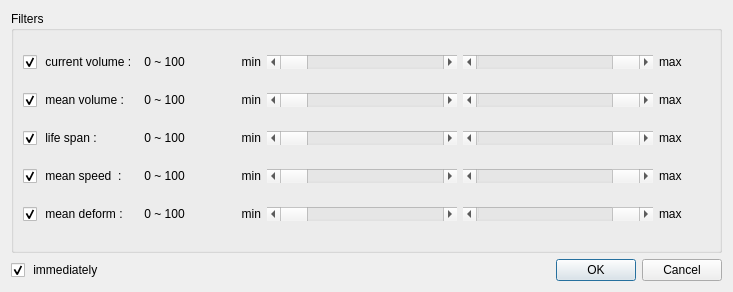
<?xml version="1.0" encoding="UTF-8"?>
<ui version="4.0">
 <class>FilterDialog</class>
 <widget class="QDialog" name="FilterDialog">
  <property name="geometry">
   <rect>
    <x>0</x>
    <y>0</y>
    <width>733</width>
    <height>292</height>
   </rect>
  </property>
  <property name="sizePolicy">
   <sizepolicy hsizetype="Preferred" vsizetype="Preferred">
    <horstretch>0</horstretch>
    <verstretch>0</verstretch>
   </sizepolicy>
  </property>
  <property name="minimumSize">
   <size>
    <width>733</width>
    <height>292</height>
   </size>
  </property>
  <property name="windowTitle">
   <string>Filters Setting</string>
  </property>
  <property name="modal">
   <bool>false</bool>
  </property>
  <layout class="QGridLayout" name="gridLayout_2">
   <item row="2" column="1">
    <widget class="QDialogButtonBox" name="buttonBox">
     <property name="orientation">
      <enum>Qt::Horizontal</enum>
     </property>
     <property name="standardButtons">
      <set>QDialogButtonBox::Cancel|QDialogButtonBox::Ok</set>
     </property>
    </widget>
   </item>
   <item row="2" column="0">
    <widget class="QCheckBox" name="immediatelyChecker">
     <property name="text">
      <string> immediately</string>
     </property>
     <property name="checked">
      <bool>true</bool>
     </property>
    </widget>
   </item>
   <item row="0" column="0" colspan="2">
    <widget class="QGroupBox" name="groupBox">
     <property name="title">
      <string>Filters</string>
     </property>
     <layout class="QGridLayout" name="gridLayout" columnstretch="0,0,0,0,1,1,1,0">
      <item row="0" column="0">
       <widget class="QCheckBox" name="currentVolumeChecker">
        <property name="text">
         <string> current volume :</string>
        </property>
        <property name="checked">
         <bool>true</bool>
        </property>
       </widget>
      </item>
      <item row="0" column="4">
       <widget class="QLabel" name="currentVolumeMinLabel">
        <property name="minimumSize">
         <size>
          <width>48</width>
          <height>16</height>
         </size>
        </property>
        <property name="maximumSize">
         <size>
          <width>70</width>
          <height>16</height>
         </size>
        </property>
        <property name="text">
         <string>      min</string>
        </property>
        <property name="alignment">
         <set>Qt::AlignRight|Qt::AlignTrailing|Qt::AlignVCenter</set>
        </property>
       </widget>
      </item>
      <item row="0" column="5">
       <widget class="QScrollBar" name="minCurrentVolume">
        <property name="toolTip">
         <string/>
        </property>
        <property name="whatsThis">
         <string>minimum of volume</string>
        </property>
        <property name="maximum">
         <number>100</number>
        </property>
        <property name="pageStep">
         <number>1</number>
        </property>
        <property name="value">
         <number>0</number>
        </property>
        <property name="sliderPosition">
         <number>0</number>
        </property>
        <property name="orientation">
         <enum>Qt::Horizontal</enum>
        </property>
       </widget>
      </item>
      <item row="0" column="6">
       <widget class="QScrollBar" name="maxCurrentVolume">
        <property name="maximum">
         <number>100</number>
        </property>
        <property name="pageStep">
         <number>1</number>
        </property>
        <property name="value">
         <number>100</number>
        </property>
        <property name="sliderPosition">
         <number>100</number>
        </property>
        <property name="tracking">
         <bool>true</bool>
        </property>
        <property name="orientation">
         <enum>Qt::Horizontal</enum>
        </property>
       </widget>
      </item>
      <item row="0" column="7">
       <widget class="QLabel" name="currentVolumeMaxLabel">
        <property name="minimumSize">
         <size>
          <width>51</width>
          <height>16</height>
         </size>
        </property>
        <property name="maximumSize">
         <size>
          <width>70</width>
          <height>16777215</height>
         </size>
        </property>
        <property name="text">
         <string>max      </string>
        </property>
        <property name="alignment">
         <set>Qt::AlignLeading|Qt::AlignLeft|Qt::AlignVCenter</set>
        </property>
       </widget>
      </item>
      <item row="1" column="0">
       <widget class="QCheckBox" name="volumeChecker">
        <property name="text">
         <string> mean volume :</string>
        </property>
        <property name="checked">
         <bool>true</bool>
        </property>
       </widget>
      </item>
      <item row="1" column="4">
       <widget class="QLabel" name="volumeMinLabel">
        <property name="minimumSize">
         <size>
          <width>48</width>
          <height>16</height>
         </size>
        </property>
        <property name="maximumSize">
         <size>
          <width>70</width>
          <height>16</height>
         </size>
        </property>
        <property name="text">
         <string>      min</string>
        </property>
        <property name="alignment">
         <set>Qt::AlignRight|Qt::AlignTrailing|Qt::AlignVCenter</set>
        </property>
       </widget>
      </item>
      <item row="1" column="5">
       <widget class="QScrollBar" name="minVolume">
        <property name="toolTip">
         <string/>
        </property>
        <property name="whatsThis">
         <string>minimum of volume</string>
        </property>
        <property name="maximum">
         <number>100</number>
        </property>
        <property name="pageStep">
         <number>1</number>
        </property>
        <property name="value">
         <number>0</number>
        </property>
        <property name="sliderPosition">
         <number>0</number>
        </property>
        <property name="orientation">
         <enum>Qt::Horizontal</enum>
        </property>
       </widget>
      </item>
      <item row="1" column="6">
       <widget class="QScrollBar" name="maxVolume">
        <property name="maximum">
         <number>100</number>
        </property>
        <property name="pageStep">
         <number>1</number>
        </property>
        <property name="value">
         <number>100</number>
        </property>
        <property name="sliderPosition">
         <number>100</number>
        </property>
        <property name="tracking">
         <bool>true</bool>
        </property>
        <property name="orientation">
         <enum>Qt::Horizontal</enum>
        </property>
       </widget>
      </item>
      <item row="1" column="7">
       <widget class="QLabel" name="volumeMaxLabel">
        <property name="minimumSize">
         <size>
          <width>51</width>
          <height>16</height>
         </size>
        </property>
        <property name="maximumSize">
         <size>
          <width>70</width>
          <height>16777215</height>
         </size>
        </property>
        <property name="text">
         <string>max      </string>
        </property>
        <property name="alignment">
         <set>Qt::AlignLeading|Qt::AlignLeft|Qt::AlignVCenter</set>
        </property>
       </widget>
      </item>
      <item row="2" column="0">
       <widget class="QCheckBox" name="lifeChecker">
        <property name="text">
         <string> life span :</string>
        </property>
        <property name="checked">
         <bool>true</bool>
        </property>
       </widget>
      </item>
      <item row="2" column="4">
       <widget class="QLabel" name="lifeSpanMinLabel">
        <property name="maximumSize">
         <size>
          <width>70</width>
          <height>16777215</height>
         </size>
        </property>
        <property name="text">
         <string>min</string>
        </property>
        <property name="alignment">
         <set>Qt::AlignRight|Qt::AlignTrailing|Qt::AlignVCenter</set>
        </property>
       </widget>
      </item>
      <item row="2" column="5">
       <widget class="QScrollBar" name="minLife">
        <property name="maximum">
         <number>100</number>
        </property>
        <property name="pageStep">
         <number>1</number>
        </property>
        <property name="orientation">
         <enum>Qt::Horizontal</enum>
        </property>
       </widget>
      </item>
      <item row="2" column="6">
       <widget class="QScrollBar" name="maxLife">
        <property name="maximum">
         <number>100</number>
        </property>
        <property name="pageStep">
         <number>1</number>
        </property>
        <property name="value">
         <number>100</number>
        </property>
        <property name="sliderPosition">
         <number>100</number>
        </property>
        <property name="orientation">
         <enum>Qt::Horizontal</enum>
        </property>
       </widget>
      </item>
      <item row="2" column="7">
       <widget class="QLabel" name="lifeSpanMaxLabel">
        <property name="maximumSize">
         <size>
          <width>70</width>
          <height>16777215</height>
         </size>
        </property>
        <property name="text">
         <string>max</string>
        </property>
        <property name="alignment">
         <set>Qt::AlignLeading|Qt::AlignLeft|Qt::AlignVCenter</set>
        </property>
       </widget>
      </item>
      <item row="3" column="0">
       <widget class="QCheckBox" name="speedChecker">
        <property name="text">
         <string> mean speed  :</string>
        </property>
        <property name="checked">
         <bool>true</bool>
        </property>
       </widget>
      </item>
      <item row="3" column="4">
       <widget class="QLabel" name="volumeMinLabel_2">
        <property name="maximumSize">
         <size>
          <width>70</width>
          <height>16</height>
         </size>
        </property>
        <property name="text">
         <string>min</string>
        </property>
        <property name="alignment">
         <set>Qt::AlignRight|Qt::AlignTrailing|Qt::AlignVCenter</set>
        </property>
       </widget>
      </item>
      <item row="3" column="5">
       <widget class="QScrollBar" name="minSpeed">
        <property name="toolTip">
         <string/>
        </property>
        <property name="whatsThis">
         <string>minimum of volume</string>
        </property>
        <property name="maximum">
         <number>100</number>
        </property>
        <property name="pageStep">
         <number>1</number>
        </property>
        <property name="value">
         <number>0</number>
        </property>
        <property name="sliderPosition">
         <number>0</number>
        </property>
        <property name="orientation">
         <enum>Qt::Horizontal</enum>
        </property>
       </widget>
      </item>
      <item row="3" column="6">
       <widget class="QScrollBar" name="maxSpeed">
        <property name="maximum">
         <number>100</number>
        </property>
        <property name="pageStep">
         <number>1</number>
        </property>
        <property name="value">
         <number>100</number>
        </property>
        <property name="orientation">
         <enum>Qt::Horizontal</enum>
        </property>
       </widget>
      </item>
      <item row="3" column="7">
       <widget class="QLabel" name="volumeMaxLabel_2">
        <property name="maximumSize">
         <size>
          <width>70</width>
          <height>16777215</height>
         </size>
        </property>
        <property name="text">
         <string>max</string>
        </property>
        <property name="alignment">
         <set>Qt::AlignLeading|Qt::AlignLeft|Qt::AlignVCenter</set>
        </property>
       </widget>
      </item>
      <item row="4" column="0">
       <widget class="QCheckBox" name="deformChecker">
        <property name="text">
         <string> mean deform :</string>
        </property>
        <property name="checked">
         <bool>true</bool>
        </property>
       </widget>
      </item>
      <item row="4" column="4">
       <widget class="QLabel" name="lifeSpanMinLabel_2">
        <property name="maximumSize">
         <size>
          <width>70</width>
          <height>16777215</height>
         </size>
        </property>
        <property name="text">
         <string>min</string>
        </property>
        <property name="alignment">
         <set>Qt::AlignRight|Qt::AlignTrailing|Qt::AlignVCenter</set>
        </property>
       </widget>
      </item>
      <item row="4" column="5">
       <widget class="QScrollBar" name="minDeform">
        <property name="maximum">
         <number>100</number>
        </property>
        <property name="pageStep">
         <number>1</number>
        </property>
        <property name="orientation">
         <enum>Qt::Horizontal</enum>
        </property>
       </widget>
      </item>
      <item row="4" column="6">
       <widget class="QScrollBar" name="maxDeform">
        <property name="maximum">
         <number>100</number>
        </property>
        <property name="pageStep">
         <number>1</number>
        </property>
        <property name="value">
         <number>100</number>
        </property>
        <property name="sliderPosition">
         <number>100</number>
        </property>
        <property name="orientation">
         <enum>Qt::Horizontal</enum>
        </property>
       </widget>
      </item>
      <item row="4" column="7">
       <widget class="QLabel" name="lifeSpanMaxLabel_2">
        <property name="maximumSize">
         <size>
          <width>70</width>
          <height>16777215</height>
         </size>
        </property>
        <property name="text">
         <string>max</string>
        </property>
        <property name="alignment">
         <set>Qt::AlignLeading|Qt::AlignLeft|Qt::AlignVCenter</set>
        </property>
       </widget>
      </item>
      <item row="1" column="1">
       <widget class="QLabel" name="volumeRange">
        <property name="text">
         <string>0 ~ 100</string>
        </property>
        <property name="alignment">
         <set>Qt::AlignCenter</set>
        </property>
       </widget>
      </item>
      <item row="2" column="1">
       <widget class="QLabel" name="lifeRange">
        <property name="text">
         <string>0 ~ 100</string>
        </property>
        <property name="alignment">
         <set>Qt::AlignCenter</set>
        </property>
       </widget>
      </item>
      <item row="3" column="1">
       <widget class="QLabel" name="speedRange">
        <property name="text">
         <string>0 ~ 100</string>
        </property>
        <property name="alignment">
         <set>Qt::AlignCenter</set>
        </property>
       </widget>
      </item>
      <item row="4" column="1">
       <widget class="QLabel" name="deformRange">
        <property name="text">
         <string>0 ~ 100</string>
        </property>
        <property name="alignment">
         <set>Qt::AlignCenter</set>
        </property>
       </widget>
      </item>
      <item row="0" column="1">
       <widget class="QLabel" name="currentVolumeRange">
        <property name="text">
         <string>0 ~ 100</string>
        </property>
        <property name="alignment">
         <set>Qt::AlignCenter</set>
        </property>
       </widget>
      </item>
     </layout>
    </widget>
   </item>
  </layout>
 </widget>
 <resources/>
 <connections>
  <connection>
   <sender>buttonBox</sender>
   <signal>accepted()</signal>
   <receiver>FilterDialog</receiver>
   <slot>accept()</slot>
   <hints>
    <hint type="sourcelabel">
     <x>486</x>
     <y>287</y>
    </hint>
    <hint type="destinationlabel">
     <x>157</x>
     <y>274</y>
    </hint>
   </hints>
  </connection>
  <connection>
   <sender>buttonBox</sender>
   <signal>rejected()</signal>
   <receiver>FilterDialog</receiver>
   <slot>reject()</slot>
   <hints>
    <hint type="sourcelabel">
     <x>554</x>
     <y>287</y>
    </hint>
    <hint type="destinationlabel">
     <x>286</x>
     <y>274</y>
    </hint>
   </hints>
  </connection>
  <connection>
   <sender>lifeChecker</sender>
   <signal>toggled(bool)</signal>
   <receiver>minLife</receiver>
   <slot>setEnabled(bool)</slot>
   <hints>
    <hint type="sourcelabel">
     <x>140</x>
     <y>139</y>
    </hint>
    <hint type="destinationlabel">
     <x>461</x>
     <y>136</y>
    </hint>
   </hints>
  </connection>
  <connection>
   <sender>lifeChecker</sender>
   <signal>toggled(bool)</signal>
   <receiver>maxLife</receiver>
   <slot>setEnabled(bool)</slot>
   <hints>
    <hint type="sourcelabel">
     <x>140</x>
     <y>139</y>
    </hint>
    <hint type="destinationlabel">
     <x>642</x>
     <y>136</y>
    </hint>
   </hints>
  </connection>
  <connection>
   <sender>speedChecker</sender>
   <signal>toggled(bool)</signal>
   <receiver>minSpeed</receiver>
   <slot>setEnabled(bool)</slot>
   <hints>
    <hint type="sourcelabel">
     <x>156</x>
     <y>178</y>
    </hint>
    <hint type="destinationlabel">
     <x>461</x>
     <y>175</y>
    </hint>
   </hints>
  </connection>
  <connection>
   <sender>speedChecker</sender>
   <signal>toggled(bool)</signal>
   <receiver>maxSpeed</receiver>
   <slot>setEnabled(bool)</slot>
   <hints>
    <hint type="sourcelabel">
     <x>156</x>
     <y>178</y>
    </hint>
    <hint type="destinationlabel">
     <x>642</x>
     <y>175</y>
    </hint>
   </hints>
  </connection>
  <connection>
   <sender>deformChecker</sender>
   <signal>toggled(bool)</signal>
   <receiver>minDeform</receiver>
   <slot>setEnabled(bool)</slot>
   <hints>
    <hint type="sourcelabel">
     <x>156</x>
     <y>217</y>
    </hint>
    <hint type="destinationlabel">
     <x>461</x>
     <y>214</y>
    </hint>
   </hints>
  </connection>
  <connection>
   <sender>deformChecker</sender>
   <signal>toggled(bool)</signal>
   <receiver>maxDeform</receiver>
   <slot>setEnabled(bool)</slot>
   <hints>
    <hint type="sourcelabel">
     <x>156</x>
     <y>217</y>
    </hint>
    <hint type="destinationlabel">
     <x>642</x>
     <y>214</y>
    </hint>
   </hints>
  </connection>
  <connection>
   <sender>minVolume</sender>
   <signal>valueChanged(int)</signal>
   <receiver>volumeMinLabel</receiver>
   <slot>setNum(int)</slot>
   <hints>
    <hint type="sourcelabel">
     <x>461</x>
     <y>97</y>
    </hint>
    <hint type="destinationlabel">
     <x>283</x>
     <y>98</y>
    </hint>
   </hints>
  </connection>
  <connection>
   <sender>maxVolume</sender>
   <signal>valueChanged(int)</signal>
   <receiver>volumeMaxLabel</receiver>
   <slot>setNum(int)</slot>
   <hints>
    <hint type="sourcelabel">
     <x>642</x>
     <y>97</y>
    </hint>
    <hint type="destinationlabel">
     <x>705</x>
     <y>98</y>
    </hint>
   </hints>
  </connection>
  <connection>
   <sender>minLife</sender>
   <signal>valueChanged(int)</signal>
   <receiver>lifeSpanMinLabel</receiver>
   <slot>setNum(int)</slot>
   <hints>
    <hint type="sourcelabel">
     <x>461</x>
     <y>136</y>
    </hint>
    <hint type="destinationlabel">
     <x>283</x>
     <y>137</y>
    </hint>
   </hints>
  </connection>
  <connection>
   <sender>maxLife</sender>
   <signal>valueChanged(int)</signal>
   <receiver>lifeSpanMaxLabel</receiver>
   <slot>setNum(int)</slot>
   <hints>
    <hint type="sourcelabel">
     <x>642</x>
     <y>136</y>
    </hint>
    <hint type="destinationlabel">
     <x>705</x>
     <y>137</y>
    </hint>
   </hints>
  </connection>
  <connection>
   <sender>minSpeed</sender>
   <signal>valueChanged(int)</signal>
   <receiver>volumeMinLabel_2</receiver>
   <slot>setNum(int)</slot>
   <hints>
    <hint type="sourcelabel">
     <x>461</x>
     <y>175</y>
    </hint>
    <hint type="destinationlabel">
     <x>283</x>
     <y>176</y>
    </hint>
   </hints>
  </connection>
  <connection>
   <sender>maxSpeed</sender>
   <signal>valueChanged(int)</signal>
   <receiver>volumeMaxLabel_2</receiver>
   <slot>setNum(int)</slot>
   <hints>
    <hint type="sourcelabel">
     <x>642</x>
     <y>175</y>
    </hint>
    <hint type="destinationlabel">
     <x>705</x>
     <y>176</y>
    </hint>
   </hints>
  </connection>
  <connection>
   <sender>minDeform</sender>
   <signal>valueChanged(int)</signal>
   <receiver>lifeSpanMinLabel_2</receiver>
   <slot>setNum(int)</slot>
   <hints>
    <hint type="sourcelabel">
     <x>461</x>
     <y>214</y>
    </hint>
    <hint type="destinationlabel">
     <x>283</x>
     <y>215</y>
    </hint>
   </hints>
  </connection>
  <connection>
   <sender>maxDeform</sender>
   <signal>valueChanged(int)</signal>
   <receiver>lifeSpanMaxLabel_2</receiver>
   <slot>setNum(int)</slot>
   <hints>
    <hint type="sourcelabel">
     <x>642</x>
     <y>214</y>
    </hint>
    <hint type="destinationlabel">
     <x>705</x>
     <y>215</y>
    </hint>
   </hints>
  </connection>
  <connection>
   <sender>volumeChecker</sender>
   <signal>toggled(bool)</signal>
   <receiver>maxVolume</receiver>
   <slot>setEnabled(bool)</slot>
   <hints>
    <hint type="sourcelabel">
     <x>156</x>
     <y>100</y>
    </hint>
    <hint type="destinationlabel">
     <x>642</x>
     <y>97</y>
    </hint>
   </hints>
  </connection>
  <connection>
   <sender>volumeChecker</sender>
   <signal>toggled(bool)</signal>
   <receiver>minVolume</receiver>
   <slot>setEnabled(bool)</slot>
   <hints>
    <hint type="sourcelabel">
     <x>156</x>
     <y>100</y>
    </hint>
    <hint type="destinationlabel">
     <x>461</x>
     <y>97</y>
    </hint>
   </hints>
  </connection>
  <connection>
   <sender>volumeChecker</sender>
   <signal>toggled(bool)</signal>
   <receiver>volumeMinLabel</receiver>
   <slot>setEnabled(bool)</slot>
   <hints>
    <hint type="sourcelabel">
     <x>144</x>
     <y>100</y>
    </hint>
    <hint type="destinationlabel">
     <x>283</x>
     <y>98</y>
    </hint>
   </hints>
  </connection>
  <connection>
   <sender>volumeChecker</sender>
   <signal>toggled(bool)</signal>
   <receiver>volumeMaxLabel</receiver>
   <slot>setEnabled(bool)</slot>
   <hints>
    <hint type="sourcelabel">
     <x>117</x>
     <y>100</y>
    </hint>
    <hint type="destinationlabel">
     <x>705</x>
     <y>98</y>
    </hint>
   </hints>
  </connection>
  <connection>
   <sender>lifeChecker</sender>
   <signal>toggled(bool)</signal>
   <receiver>lifeSpanMinLabel</receiver>
   <slot>setEnabled(bool)</slot>
   <hints>
    <hint type="sourcelabel">
     <x>129</x>
     <y>139</y>
    </hint>
    <hint type="destinationlabel">
     <x>283</x>
     <y>137</y>
    </hint>
   </hints>
  </connection>
  <connection>
   <sender>lifeChecker</sender>
   <signal>toggled(bool)</signal>
   <receiver>lifeSpanMaxLabel</receiver>
   <slot>setEnabled(bool)</slot>
   <hints>
    <hint type="sourcelabel">
     <x>113</x>
     <y>139</y>
    </hint>
    <hint type="destinationlabel">
     <x>705</x>
     <y>137</y>
    </hint>
   </hints>
  </connection>
  <connection>
   <sender>speedChecker</sender>
   <signal>toggled(bool)</signal>
   <receiver>volumeMinLabel_2</receiver>
   <slot>setEnabled(bool)</slot>
   <hints>
    <hint type="sourcelabel">
     <x>156</x>
     <y>178</y>
    </hint>
    <hint type="destinationlabel">
     <x>283</x>
     <y>176</y>
    </hint>
   </hints>
  </connection>
  <connection>
   <sender>speedChecker</sender>
   <signal>toggled(bool)</signal>
   <receiver>volumeMaxLabel_2</receiver>
   <slot>setEnabled(bool)</slot>
   <hints>
    <hint type="sourcelabel">
     <x>156</x>
     <y>178</y>
    </hint>
    <hint type="destinationlabel">
     <x>705</x>
     <y>176</y>
    </hint>
   </hints>
  </connection>
  <connection>
   <sender>deformChecker</sender>
   <signal>toggled(bool)</signal>
   <receiver>lifeSpanMinLabel_2</receiver>
   <slot>setEnabled(bool)</slot>
   <hints>
    <hint type="sourcelabel">
     <x>156</x>
     <y>217</y>
    </hint>
    <hint type="destinationlabel">
     <x>283</x>
     <y>215</y>
    </hint>
   </hints>
  </connection>
  <connection>
   <sender>deformChecker</sender>
   <signal>toggled(bool)</signal>
   <receiver>lifeSpanMaxLabel_2</receiver>
   <slot>setEnabled(bool)</slot>
   <hints>
    <hint type="sourcelabel">
     <x>149</x>
     <y>217</y>
    </hint>
    <hint type="destinationlabel">
     <x>705</x>
     <y>215</y>
    </hint>
   </hints>
  </connection>
  <connection>
   <sender>minCurrentVolume</sender>
   <signal>valueChanged(int)</signal>
   <receiver>currentVolumeMinLabel</receiver>
   <slot>setNum(int)</slot>
   <hints>
    <hint type="sourcelabel">
     <x>461</x>
     <y>58</y>
    </hint>
    <hint type="destinationlabel">
     <x>283</x>
     <y>59</y>
    </hint>
   </hints>
  </connection>
  <connection>
   <sender>maxCurrentVolume</sender>
   <signal>valueChanged(int)</signal>
   <receiver>currentVolumeMaxLabel</receiver>
   <slot>setNum(int)</slot>
   <hints>
    <hint type="sourcelabel">
     <x>642</x>
     <y>58</y>
    </hint>
    <hint type="destinationlabel">
     <x>705</x>
     <y>59</y>
    </hint>
   </hints>
  </connection>
  <connection>
   <sender>currentVolumeChecker</sender>
   <signal>toggled(bool)</signal>
   <receiver>currentVolumeMinLabel</receiver>
   <slot>setEnabled(bool)</slot>
   <hints>
    <hint type="sourcelabel">
     <x>99</x>
     <y>61</y>
    </hint>
    <hint type="destinationlabel">
     <x>283</x>
     <y>59</y>
    </hint>
   </hints>
  </connection>
  <connection>
   <sender>currentVolumeChecker</sender>
   <signal>toggled(bool)</signal>
   <receiver>minCurrentVolume</receiver>
   <slot>setEnabled(bool)</slot>
   <hints>
    <hint type="sourcelabel">
     <x>151</x>
     <y>61</y>
    </hint>
    <hint type="destinationlabel">
     <x>461</x>
     <y>58</y>
    </hint>
   </hints>
  </connection>
  <connection>
   <sender>currentVolumeChecker</sender>
   <signal>toggled(bool)</signal>
   <receiver>maxCurrentVolume</receiver>
   <slot>setEnabled(bool)</slot>
   <hints>
    <hint type="sourcelabel">
     <x>87</x>
     <y>61</y>
    </hint>
    <hint type="destinationlabel">
     <x>642</x>
     <y>58</y>
    </hint>
   </hints>
  </connection>
  <connection>
   <sender>currentVolumeChecker</sender>
   <signal>toggled(bool)</signal>
   <receiver>currentVolumeMaxLabel</receiver>
   <slot>setEnabled(bool)</slot>
   <hints>
    <hint type="sourcelabel">
     <x>78</x>
     <y>61</y>
    </hint>
    <hint type="destinationlabel">
     <x>705</x>
     <y>59</y>
    </hint>
   </hints>
  </connection>
  <connection>
   <sender>minCurrentVolume</sender>
   <signal>valueChanged(int)</signal>
   <receiver>FilterDialog</receiver>
   <slot>onValueChanged()</slot>
   <hints>
    <hint type="sourcelabel">
     <x>461</x>
     <y>58</y>
    </hint>
    <hint type="destinationlabel">
     <x>337</x>
     <y>-14</y>
    </hint>
   </hints>
  </connection>
  <connection>
   <sender>minVolume</sender>
   <signal>valueChanged(int)</signal>
   <receiver>FilterDialog</receiver>
   <slot>onValueChanged()</slot>
   <hints>
    <hint type="sourcelabel">
     <x>461</x>
     <y>97</y>
    </hint>
    <hint type="destinationlabel">
     <x>348</x>
     <y>-42</y>
    </hint>
   </hints>
  </connection>
  <connection>
   <sender>minLife</sender>
   <signal>valueChanged(int)</signal>
   <receiver>FilterDialog</receiver>
   <slot>onValueChanged()</slot>
   <hints>
    <hint type="sourcelabel">
     <x>461</x>
     <y>136</y>
    </hint>
    <hint type="destinationlabel">
     <x>385</x>
     <y>-1</y>
    </hint>
   </hints>
  </connection>
  <connection>
   <sender>minSpeed</sender>
   <signal>valueChanged(int)</signal>
   <receiver>FilterDialog</receiver>
   <slot>onValueChanged()</slot>
   <hints>
    <hint type="sourcelabel">
     <x>461</x>
     <y>175</y>
    </hint>
    <hint type="destinationlabel">
     <x>517</x>
     <y>-5</y>
    </hint>
   </hints>
  </connection>
  <connection>
   <sender>minDeform</sender>
   <signal>valueChanged(int)</signal>
   <receiver>FilterDialog</receiver>
   <slot>onValueChanged()</slot>
   <hints>
    <hint type="sourcelabel">
     <x>461</x>
     <y>214</y>
    </hint>
    <hint type="destinationlabel">
     <x>482</x>
     <y>-11</y>
    </hint>
   </hints>
  </connection>
  <connection>
   <sender>maxCurrentVolume</sender>
   <signal>valueChanged(int)</signal>
   <receiver>FilterDialog</receiver>
   <slot>onValueChanged()</slot>
   <hints>
    <hint type="sourcelabel">
     <x>642</x>
     <y>58</y>
    </hint>
    <hint type="destinationlabel">
     <x>645</x>
     <y>-4</y>
    </hint>
   </hints>
  </connection>
  <connection>
   <sender>maxVolume</sender>
   <signal>valueChanged(int)</signal>
   <receiver>FilterDialog</receiver>
   <slot>onValueChanged()</slot>
   <hints>
    <hint type="sourcelabel">
     <x>642</x>
     <y>97</y>
    </hint>
    <hint type="destinationlabel">
     <x>682</x>
     <y>-14</y>
    </hint>
   </hints>
  </connection>
  <connection>
   <sender>maxLife</sender>
   <signal>valueChanged(int)</signal>
   <receiver>FilterDialog</receiver>
   <slot>onValueChanged()</slot>
   <hints>
    <hint type="sourcelabel">
     <x>642</x>
     <y>136</y>
    </hint>
    <hint type="destinationlabel">
     <x>778</x>
     <y>-1</y>
    </hint>
   </hints>
  </connection>
  <connection>
   <sender>maxSpeed</sender>
   <signal>valueChanged(int)</signal>
   <receiver>FilterDialog</receiver>
   <slot>onValueChanged()</slot>
   <hints>
    <hint type="sourcelabel">
     <x>642</x>
     <y>175</y>
    </hint>
    <hint type="destinationlabel">
     <x>902</x>
     <y>13</y>
    </hint>
   </hints>
  </connection>
  <connection>
   <sender>maxDeform</sender>
   <signal>valueChanged(int)</signal>
   <receiver>FilterDialog</receiver>
   <slot>onValueChanged()</slot>
   <hints>
    <hint type="sourcelabel">
     <x>642</x>
     <y>214</y>
    </hint>
    <hint type="destinationlabel">
     <x>898</x>
     <y>8</y>
    </hint>
   </hints>
  </connection>
  <connection>
   <sender>immediatelyChecker</sender>
   <signal>toggled(bool)</signal>
   <receiver>FilterDialog</receiver>
   <slot>setImmediate(bool)</slot>
   <hints>
    <hint type="sourcelabel">
     <x>50</x>
     <y>272</y>
    </hint>
    <hint type="destinationlabel">
     <x>-5</x>
     <y>263</y>
    </hint>
   </hints>
  </connection>
 </connections>
 <slots>
  <signal>valueChanged()</signal>
  <slot>setImmediate(bool)</slot>
  <slot>onValueChanged()</slot>
 </slots>
</ui>
